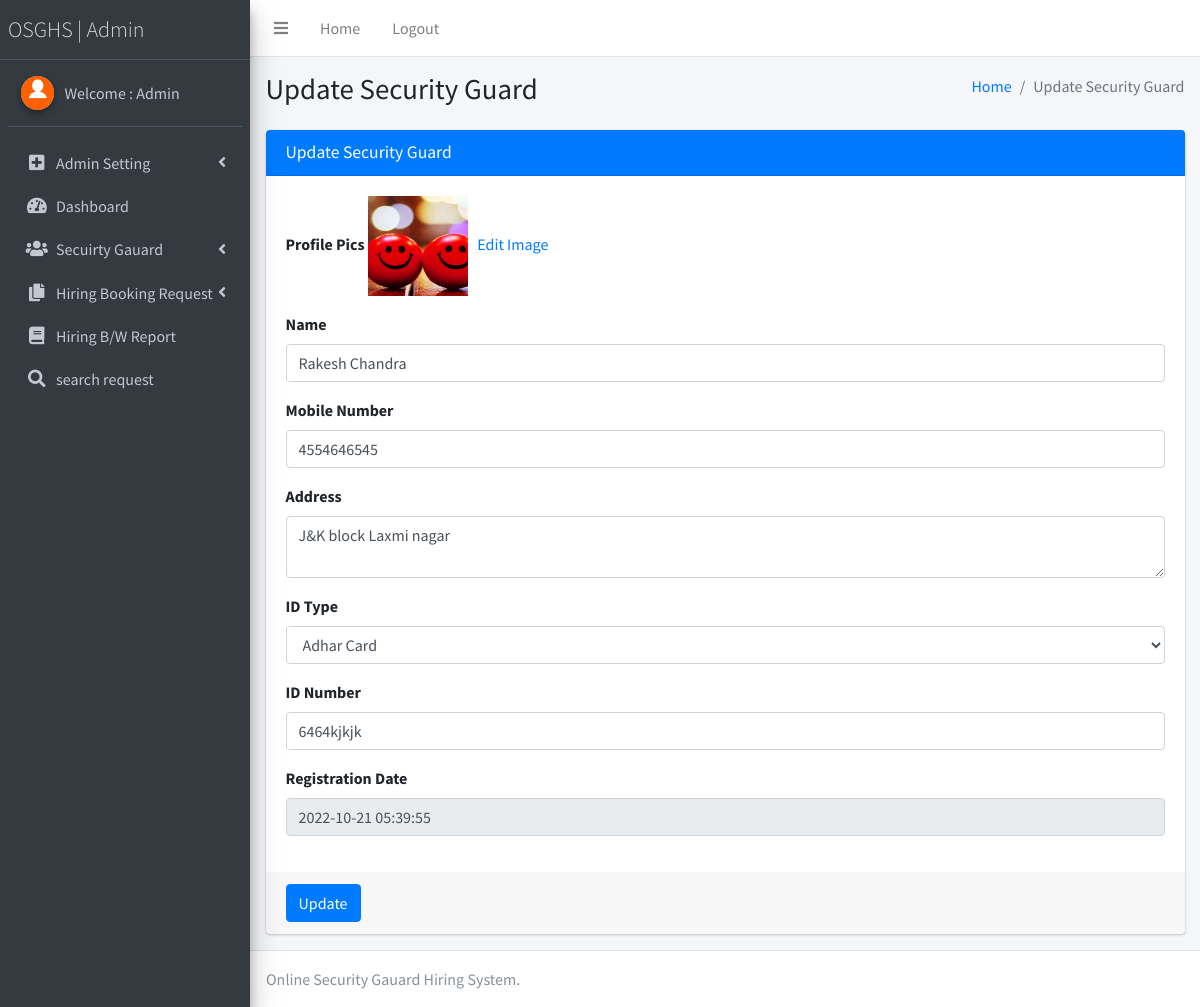
Page /osghs/admin/edit-guard-detail.php?editid=2 (signed in) on the committed database.
### tables this page shows
CREATE TABLE `tblguard` (
  `ID` int(11) NOT NULL,
  `Profilepic` varchar(250) DEFAULT NULL,
  `Name` mediumtext DEFAULT NULL,
  `MobileNumber` bigint(10) DEFAULT NULL,
  `Address` mediumtext DEFAULT NULL,
  `IDtype` varchar(100) DEFAULT NULL,
  `IDnumber` varchar(250) DEFAULT NULL,
  `RegistrationDate` timestamp NULL DEFAULT current_timestamp()
);

### osghs/admin/edit-guard-detail.php (the view, shortened to what this page needs)
<?php
include('includes/dbconnection.php');
if (strlen($_SESSION['osghsaid']==0)) {
  header('location:logout.php');
  } else{
  ?>
<!DOCTYPE html>
<html>
<head>
  <link rel="stylesheet" href="plugins/fontawesome-free/css/all.min.css">
  <link rel="stylesheet" href="https://code.ionicframework.com/ionicons/2.0.1/css/ionicons.min.css">
  <link rel="stylesheet" href="dist/css/adminlte.min.css">
</head>
<body class="hold-transition sidebar-mini">
<div class="wrapper">
  <?php include_once('includes/header.php');?>
<?php include_once('includes/sidebar.php');?>
  <div class="content-wrapper">
    <section class="content-header">
      <div class="container-fluid">
        <div class="row mb-2">
          <div class="col-sm-6">
            <h1>Update Security Guard</h1>
          </div>
          <div class="col-sm-6">
            <ol class="breadcrumb float-sm-right">
              <li class="breadcrumb-item"><a href="dashboard.php">Home</a></li>
              <li class="breadcrumb-item active">Update Security Guard</li>
            </ol>
          </div>
        </div>
      </div>
    </section>
    <section class="content">
      <div class="container-fluid">
        <div class="row">
          <div class="col-md-12">
            <div class="card card-primary">
              <div class="card-header">
                <h3 class="card-title">Update Security Guard</h3>
              </div>
              <form role="form" method="post" enctype="multipart/form-data">
                <?php
                   $eid=$_GET['editid'];
$sql="SELECT * from tblguard where ID=$eid";
$query = $dbh -> prepare($sql);
$query->execute();
$results=$query->fetchAll(PDO::FETCH_OBJ);
$cnt=1;
if($query->rowCount() > 0)
{
foreach($results as $row)
{               ?>
                <div class="card-body">
                  <div class="form-group">
                    <label for="exampleInputEmail1">Profile Pics</label>
                    <img src="images/<?php echo $row->Profilepic;?>" width="100" height="100" value="<?php  echo $row->Profilepic;?>">
                    <a href="changeimage.php?editid=<?php echo $row->ID;?>"> &nbsp; Edit Image</a>
                  </div>
                     <div class="form-group">
                    <label for="exampleInputEmail1">Name</label>
                    <input type="text" class="form-control" id="name" name="name" value="<?php echo htmlentities($row->Name);?>" required="true">
                  </div>
                  <div class="form-group">
                    <label for="exampleInputEmail1">Mobile Number</label>
                    <input type="text" class="form-control" id="mobilenumber" name="mobilenumber" value="<?php echo htmlentities($row->MobileNumber);?>" maxlength="10" pattern="[0-9]+" required="true">
                  </div>
                  <div class="form-group">
                    <label for="exampleInputEmail1">Address</label>
                    <textarea type="text" class="form-control" id="address" name="address" placeholder="Address" required="true"><?php echo htmlentities($row->Address);?></textarea>
                  </div>
                  <div class="form-group">
                    <label for="exampleInputEmail1">ID Type</label>
                     <select type="text" name="idtype" id="idtype" value="" class="form-control" required="true">
<option value="<?php echo htmlentities($row->IDtype);?>"><?php echo htmlentities($row->IDtype);?></option>
                                                    </select>
                  </div>
                  <div class="form-group">
                    <label for="exampleInputEmail1">ID Number</label>
                    <input type="text" class="form-control" id="idnum" name="idnum" required="true" value="<?php echo htmlentities($row->IDnumber);?>">
                  </div>
                  <div class="form-group">
                    <label for="exampleInputEmail1">Registration Date</label>
                    <input type="text" class="form-control" readonly="true" value="<?php echo htmlentities($row->RegistrationDate);?>">
                  </div>
                </div>
              <?php $cnt=$cnt+1;}} ?>
                <div class="card-footer">
                  <button type="submit" class="btn btn-primary" name="submit">Update</button>
                </div>
              </form>
            </div>
          </div>
        </div>
      </div>
    </section>
  </div>
<?php include_once('includes/footer.php');?>
</div>
</body>
</html>
<?php }  ?>

### osghs/admin/includes/sidebar.php (shortened to what this page needs)
  <aside class="main-sidebar sidebar-dark-primary elevation-4">
    <a href="dashboard.php" class="brand-link" style="font-weight:bold; font-size:22px;">
      <span class="brand-text font-weight-light">OSGHS | Admin</span>
    </a>
    <div class="sidebar">
      <div class="user-panel mt-3 pb-3 mb-3 d-flex">
        <div class="image">
          <img src="dist/img/download.png" class="img-circle elevation-2" alt="User Image">
        </div>
        <div class="info">
<?php
$aid=$_SESSION['osghsaid'];
$sql="SELECT AdminName from  tbladmin where ID=:aid";
$query = $dbh -> prepare($sql);
$query->bindParam(':aid',$aid,PDO::PARAM_STR);
$query->execute();
$results=$query->fetchAll(PDO::FETCH_OBJ);
$cnt=1;
if($query->rowCount() > 0)
{
foreach($results as $row)
{               ?>
          <a href="admin-profile.php" class="d-block">Welcome : <?php  echo $row->AdminName;?></a>
          <?php $cnt=$cnt+1;}} ?>
        </div>
      </div>
      <nav class="mt-2">
        <ul class="nav nav-pills nav-sidebar flex-column" data-widget="treeview" role="menu" data-accordion="false">
            <li class="nav-item has-treeview">
            <a href="#" class="nav-link">
              <i class="nav-icon fas fa-plus-square"></i>
              <p>
                Admin Setting
                <i class="fas fa-angle-left right"></i>
              </p>
            </a>
          </li>
          <li class="nav-item">
            <a href="dashboard.php" class="nav-link">
              <i class="nav-icon fas fa-tachometer-alt"></i>
              <p>
                Dashboard
               </p>
            </a>
          </li>
          <li class="nav-item has-treeview">
            <a href="#" class="nav-link">
              <i class="nav-icon fas fa-users"></i>
              <p>
                Secuirty Gauard
                <i class="fas fa-angle-left right"></i>
              </p>
            </a>
          </li>
<li class="nav-item has-treeview">
            <a href="#" class="nav-link">
              <i class="nav-icon fas fa-copy"></i>
              <p>
                Hiring Booking Request
                <i class="right fas fa-angle-left"></i>
              </p>
            </a>
          </li>
          <li class="nav-item">
            <a href="between-dates-report.php" class="nav-link">
              <i class="nav-icon fas fa-book"></i>
              <p>
                Hiring B/W Report
               </p>
            </a>
          </li>
      <li class="nav-item">
            <a href="search.php" class="nav-link">
              <i class="nav-icon fas fa-search"></i>
              <p>
                search request
               </p>
            </a>
          </li>
        </ul>
      </nav>
    </div>
  </aside>

### rows in the picture
tblguard: Profilepic (picture), name "Rakesh Chandra", mobilenumber "4554646545", address "J&K block Laxmi nagar", idtype "Adhar Card", idnum "6464kjkjk", RegistrationDate "2022-10-21 05:39:55"

### other values in the picture
$row->AdminName "Admin"
